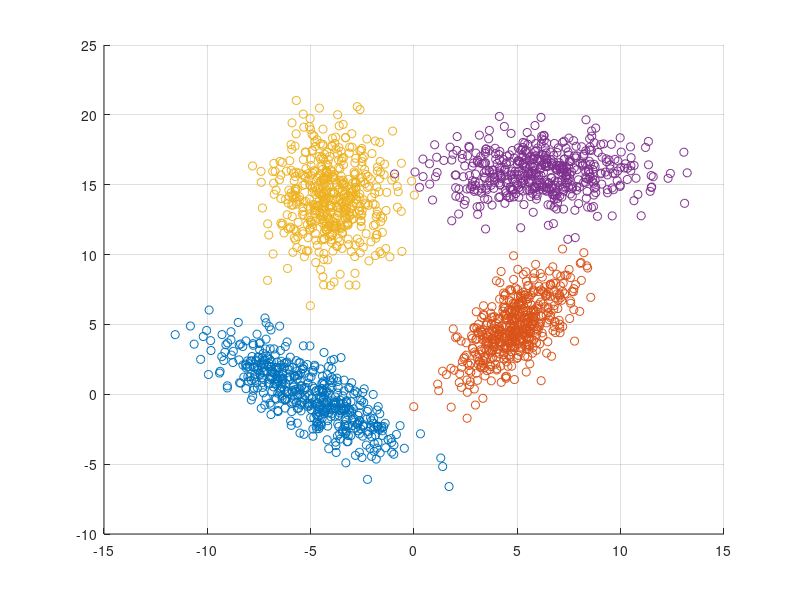

Write MATLAB code to recreate this figure.
% Data generation script
clear
clc

rng(123);
n = 500;
mean1 =  [-5, 0];
mean2 = [5, 5];
mean3 = [-4, 14];
mean4 = [6, 16];


R1 = [8, 0; 0, 1];
R2 = [5, 0; 0, 1];
R3 = [2, 0; 0, 6];
R4 = [6, 0; 0, 2];

theta1 = -45;
Q1 = [cosd(theta1), -sind(theta1); sind(theta1), cosd(theta1)];

theta2 = 60;
Q2 = [cosd(theta2), -sind(theta2); sind(theta2), cosd(theta2)];

theta3 = 0;
Q3 = [cosd(theta3), -sind(theta3); sind(theta3), cosd(theta3)];

theta4 = 0;
Q4 = [cosd(theta4), -sind(theta4); sind(theta4), cosd(theta4)];


C1 = Q1 * R1 * inv(Q1);
C2 = Q2 * R2 * inv(Q2);
C3 = Q3 * R3 * inv(Q3);
C4 = Q4 * R4 * inv(Q4);

data_set1 = mvnrnd(mean1, C1, n);
data_set2 = mvnrnd(mean2, C2, n);
data_set3 = mvnrnd(mean3, C3, n);
data_set4 = mvnrnd(mean4, C4, n);

oneCol = ones(n, 1);
twoCol = oneCol + 1;
threeCol = twoCol + 1;
fourCol = threeCol + 1;

fh(1) = figure(1);
clf(fh(1));
scatter(data_set1(:,1), data_set1(:,2));
grid
hold on
scatter(data_set2(:,1), data_set2(:,2));
scatter(data_set3(:,1), data_set3(:,2));
scatter(data_set4(:,1), data_set4(:,2));

data_set1 = [data_set1, oneCol];
data_set2 = [data_set2, twoCol];
data_set3 = [data_set3, threeCol];
data_set4 = [data_set4, fourCol];

data_set = [data_set1; data_set2; data_set3; data_set4];
% CC = cov(data_set)
% [V,D] = eig(CC)

DS = data_set(randperm(size(data_set, 1)), :);
save("DS2.mat", "DS");
